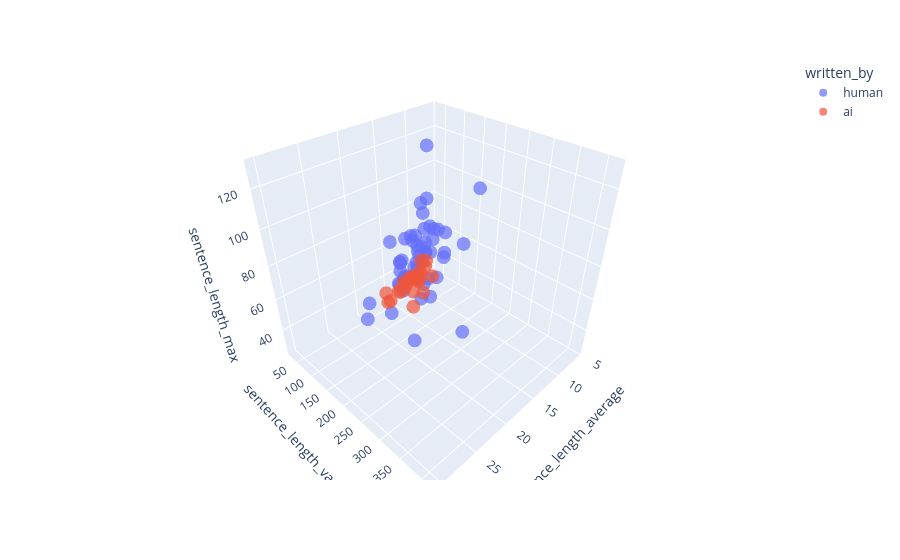

Write notebook code for a chart like this one.
### Code cell
fig = px.scatter_3d(
    stories_df,
    "sentence_length_average",
    "sentence_length_variance",
    "sentence_length_max",
    color="written_by",
    opacity=0.7
)

fig.show()

### Figure 1 — Plotly figure (JSON) as saved in the notebook; plotly's stock layout.template omitted (floating-point values rounded to 4 significant figures)
{"data": [{"hovertemplate": "written_by=human<br>sentence_length_average=%{x}<br>sentence_length_variance=%{y}<br>sentence_length_max=%{z}<extra></extra>", "legendgroup": "human", "marker": {"color": "#636efa", "opacity": 0.7, "symbol": "circle"}, "mode": "markers", "name": "human", "scene": "scene", "showlegend": true, "type": "scatter3d", "x": [12.78, 16.69, 15.71, 14.7, 15.15, 14.39, 13.65, 15.47, 16.02, 13.68, 15.25, 14.84, 18.36, 22.2, 19.64, 14.42, 15.62, 18.05, 15.06, 11.7, 12.74, 27.84, 12.7, 27.07, 17.92, 5.701, 11.97, 17.28, 18.07, 15.71, 17.07, 17.1, 17.85, 17.89, 21.46, 14.59, 11.19, 30.29, 22.71, 17.63, 15.45, 18.76, 23.25, 18.76, 17.12, 16.02, 18.39, 16.55, 18.67, 16.99, 17.39], "y": [113.3, 165.4, 152.9, 125.8, 154.2, 154.8, 121.0, 148.3, 141.3, 131.1, 120.1, 143.5, 154.6, 251.1, 256.9, 101.0, 255.1, 201.0, 174.8, 61.72, 135.7, 336.7, 128.7, 415.3, 175.2, 60.71, 237.4, 200.5, 196.1, 212.2, 190.0, 192.9, 245.2, 226.3, 171.7, 151.0, 63.22, 281.8, 124.6, 120.4, 95.88, 144.5, 199.4, 165.8, 115.5, 151.7, 144.0, 110.3, 143.5, 105.9, 130.9], "z": [79, 49, 78, 70, 74, 88, 61, 102, 84, 68, 77, 95, 88, 103, 107, 76, 92, 91, 90, 45, 75, 81, 66, 97, 76, 40, 113, 57, 66, 82, 111, 67, 101, 74, 94, 130, 43, 89, 54, 54, 51, 74, 61, 68, 66, 73, 55, 66, 68, 51, 59]}, {"hovertemplate": "written_by=ai<br>sentence_length_average=%{x}<br>sentence_length_variance=%{y}<br>sentence_length_max=%{z}<extra></extra>", "legendgroup": "ai", "marker": {"color": "#EF553B", "opacity": 0.7, "symbol": "circle"}, "mode": "markers", "name": "ai", "scene": "scene", "showlegend": true, "type": "scatter3d", "x": [19.23, 13.43, 17.5, 12.61, 16.53, 18.68, 16.44, 14.72, 12.92, 12.66, 9.382, 10.47, 10.18, 9.985, 9.156, 13.52, 14.07, 12.92, 12.04, 15.33, 15.57, 15.94, 17.93, 13.52, 12.11], "y": [186.3, 38.34, 78.14, 45.35, 67.19, 96.42, 99.06, 78.75, 76.97, 54.88, 37.0, 51.58, 31.72, 51.54, 31.2, 87.99, 87.93, 82.02, 105.3, 145.2, 119.4, 152.6, 192.7, 126.1, 124.3], "z": [53, 28, 35, 30, 32, 47, 43, 43, 41, 35, 26, 34, 31, 37, 26, 35, 46, 42, 56, 68, 53, 61, 60, 58, 48]}], "layout": {"legend": {"title": {"text": "written_by"}, "tracegroupgap": 0}, "margin": {"t": 60}, "scene": {"domain": {"x": [0, 1], "y": [0, 1]}, "xaxis": {"title": {"text": "sentence_length_average"}}, "yaxis": {"title": {"text": "sentence_length_variance"}}, "zaxis": {"title": {"text": "sentence_length_max"}}}}}
